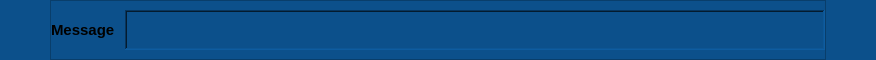
        <widget class="QFrame" name="status_frame">
         <property name="minimumSize">
          <size>
           <width>0</width>
           <height>60</height>
          </size>
         </property>
         <property name="maximumSize">
          <size>
           <width>16777215</width>
           <height>60</height>
          </size>
         </property>
         <property name="styleSheet">
          <string notr="true">QFrame{
	background:#0C508B;
}</string>
         </property>
         <property name="frameShape">
          <enum>QFrame::NoFrame</enum>
         </property>
         <property name="frameShadow">
          <enum>QFrame::Raised</enum>
         </property>
         <layout class="QHBoxLayout" name="horizontalLayout_5">
          <property name="spacing">
           <number>0</number>
          </property>
          <property name="leftMargin">
           <number>10</number>
          </property>
          <property name="topMargin">
           <number>0</number>
          </property>
          <property name="rightMargin">
           <number>10</number>
          </property>
          <property name="bottomMargin">
           <number>0</number>
          </property>
          <item>
           <spacer name="horizontalSpacer_6">
            <property name="orientation">
             <enum>Qt::Horizontal</enum>
            </property>
            <property name="sizeHint" stdset="0">
             <size>
              <width>40</width>
              <height>20</height>
             </size>
            </property>
           </spacer>
          </item>
          <item>
           <widget class="QFrame" name="message">
            <property name="minimumSize">
             <size>
              <width>0</width>
              <height>0</height>
             </size>
            </property>
            <property name="maximumSize">
             <size>
              <width>16777215</width>
              <height>16777215</height>
             </size>
            </property>
            <property name="frameShape">
             <enum>QFrame::StyledPanel</enum>
            </property>
            <property name="frameShadow">
             <enum>QFrame::Raised</enum>
            </property>
            <layout class="QHBoxLayout" name="horizontalLayout_2">
             <property name="spacing">
              <number>10</number>
             </property>
             <property name="leftMargin">
              <number>0</number>
             </property>
             <property name="topMargin">
              <number>0</number>
             </property>
             <property name="rightMargin">
              <number>0</number>
             </property>
             <property name="bottomMargin">
              <number>0</number>
             </property>
             <item>
              <widget class="QLabel" name="label_6">
               <property name="maximumSize">
                <size>
                 <width>16777215</width>
                 <height>16777215</height>
                </size>
               </property>
               <property name="font">
                <font>
                 <pointsize>11</pointsize>
                 <weight>75</weight>
                 <bold>true</bold>
                </font>
               </property>
               <property name="text">
                <string>Message</string>
               </property>
              </widget>
             </item>
             <item>
              <widget class="QLabel" name="msg_label">
               <property name="minimumSize">
                <size>
                 <width>700</width>
                 <height>40</height>
                </size>
               </property>
               <property name="maximumSize">
                <size>
                 <width>16777215</width>
                 <height>40</height>
                </size>
               </property>
               <property name="font">
                <font>
                 <pointsize>11</pointsize>
                </font>
               </property>
               <property name="frameShape">
                <enum>QFrame::WinPanel</enum>
               </property>
               <property name="frameShadow">
                <enum>QFrame::Sunken</enum>
               </property>
               <property name="text">
                <string/>
               </property>
              </widget>
             </item>
            </layout>
           </widget>
          </item>
          <item>
           <spacer name="horizontalSpacer_7">
            <property name="orientation">
             <enum>Qt::Horizontal</enum>
            </property>
            <property name="sizeHint" stdset="0">
             <size>
              <width>40</width>
              <height>20</height>
             </size>
            </property>
           </spacer>
          </item>
         </layout>
        </widget>
